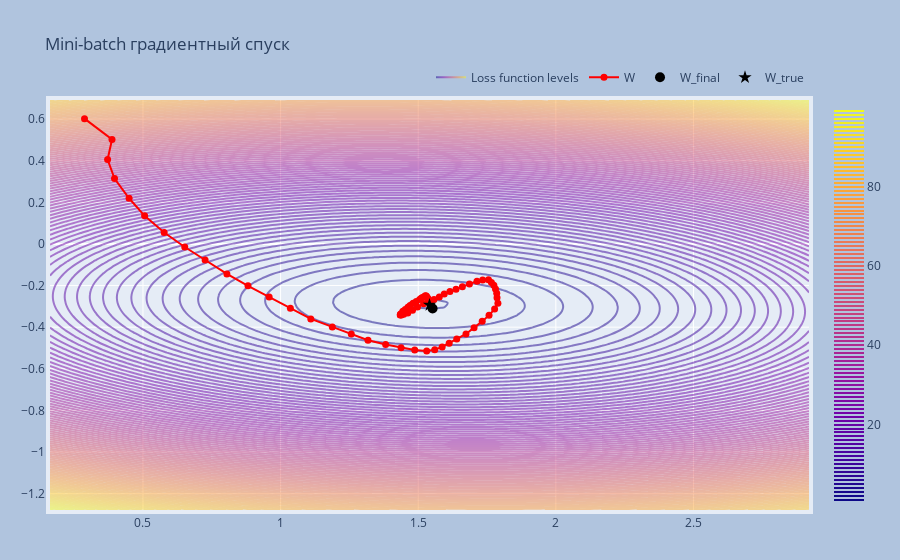

Notebook source saved alongside this figure:
### Code cell
from plot_trajectory import plot_trajectory

plot_trajectory(
    w_list.numpy(),
    w_true.numpy(),
    X.numpy(),
    Y.squeeze(1).numpy(),
    'Mini-batch градиентный спуск'
)
